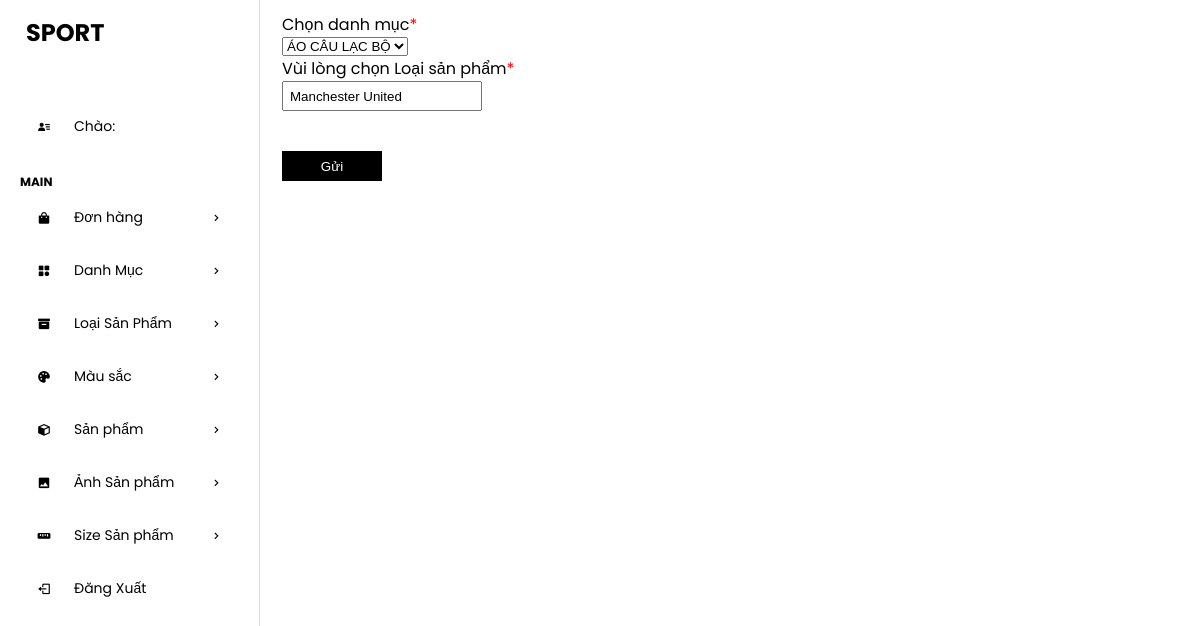
The page /admin/admin/brandedit.php?loaisanpham_id=3 (signed in) on the database its author committed.
### tables this page shows
CREATE TABLE `tbl_loaisanpham` (
  `loaisanpham_id` int(11) NOT NULL,
  `danhmuc_id` int(11) NOT NULL,
  `loaisanpham_ten` varchar(255) NOT NULL
);

CREATE TABLE `tbl_danhmuc` (
  `danhmuc_id` int(11) NOT NULL,
  `danhmuc_ten` varchar(255) NOT NULL
);

### admin/admin/lib/database.php (called while the page is built, shortened)
<?php
class Database
{
    public $host = DB_HOST;
    public $user = DB_USER;
    public $pass = DB_PASS;
    public $dbname = DB_NAME;
    public $link;
    private function connectDB()
    {
        try {
            $this->link = new PDO("mysql:host={$this->host};dbname={$this->dbname}", $this->user, $this->pass);
            $this->link->setAttribute(PDO::ATTR_ERRMODE, PDO::ERRMODE_EXCEPTION);
            $this->link->exec("set names utf8");
        } catch (PDOException $e) {
            $this->error = "Connection fail: " . $e->getMessage();
            return false;
        }
    }
    public function select($query, $params = [])
    {
        try {
            $stmt = $this->link->prepare($query);
            $stmt->execute($params);
            return $stmt;
        } catch (PDOException $e) {
            $this->error = "Query failed: " . $e->getMessage();
            return false;
        }
    }
}

### admin/admin/class/product_class.php (called while the page is built, shortened)
<?php
class product
{
    private $db;
    public function __construct()
    {
        $this->db = new Database();
    }
    public function show_danhmuc()
    {
        $query = "SELECT * FROM tbl_danhmuc ORDER BY danhmuc_id DESC";
        $result = $this->db->select($query);
        return $result;
    }
}
?>

### admin/admin/class/brand_class.php (called while the page is built, shortened)
<?php
class brand
{
   private $db;
   public function __construct()
   {
       $this ->db = new Database();
   }
   public function get_brand($loaisanpham_id){
       $query = "SELECT * FROM tbl_loaisanpham WHERE loaisanpham_id = '$loaisanpham_id'";
       $result = $this -> db ->select($query);
       return $result;
   }
   }
?>

### admin/admin/brandedit.php (the view, shortened to what this page needs)
<?php
include "header.php";
include "leftside.php";
?>
<?php
$product = new product();
$brand = new brand;
if (isset($_GET['loaisanpham_id']) || $_GET['loaisanpham_id'] != NULL) {
    $loaisanpham_id = $_GET['loaisanpham_id'];
}
$get_brand = $brand->get_brand($loaisanpham_id);
if ($get_brand) {
    $resul = $get_brand->fetch(PDO::FETCH_ASSOC);
}
?>
<div class="admin-content-right">
    <div class="cartegory-add-content">
        <form action="" method="POST" enctype="multipart/form-data">
            <label for="">Chọn danh mục<span style="color: red;">*</span></label> <br>
            <select required="required" name="danhmuc_id" id="">
                <?php
                $show_danhmuc = $product->show_danhmuc();
                if ($show_danhmuc) {
                    while ($result = $show_danhmuc->fetch(PDO::FETCH_ASSOC)) {
                        ?>
                        <option <?php if ($resul['danhmuc_id'] == $result['danhmuc_id']) {
                            echo "selected";
                        } ?> value="<?php echo $result['danhmuc_id'] ?>"><?php echo $result['danhmuc_ten'] ?></option>
                        <?php
                    }
                }
                ?>
            </select><br>
            <label for="">Vùi lòng chọn Loại sản phẩm<span style="color: red;">*</span></label> <br>
            <input class="subcartegory-input" type="text" value="<?php echo $resul['loaisanpham_ten'] ?>"
                name="loaisanpham_ten">
            <button class="admin-btn" type="submit">Gửi</button>
        </form>
    </div>
</div>
</section>
</body>
</html>

### admin/admin/css/style.css (style rules this page uses)
:root { --maincolor: #58257b; --subcolor: #a083b4; }
* { padding: 0; margin: 0; box-sizing: border-box; }
body { font-family: "Poppins", sans-serif; }
.admin-content-right { width: 80%; background-color: #fff; padding: 12px 12px; height: 100vh; overflow-y: scroll; }
.admin-btn { display: block; width: 100px; height: 30px; cursor: pointer; background-color: black; color: #fff; border: none; margin-top: 20px; }
.cartegory-add-content input { outline: none; padding-left: 6px; height: 30px; }
.subcartegory-input { outline: none; padding-left: 6px; height: 30px; margin-bottom: 20px; width: 200px; }

### rows shown on the page
tbl_loaisanpham: danhmuc_id "ÁO CÂU LẠC BỘ", loaisanpham_ten "Manchester United"
